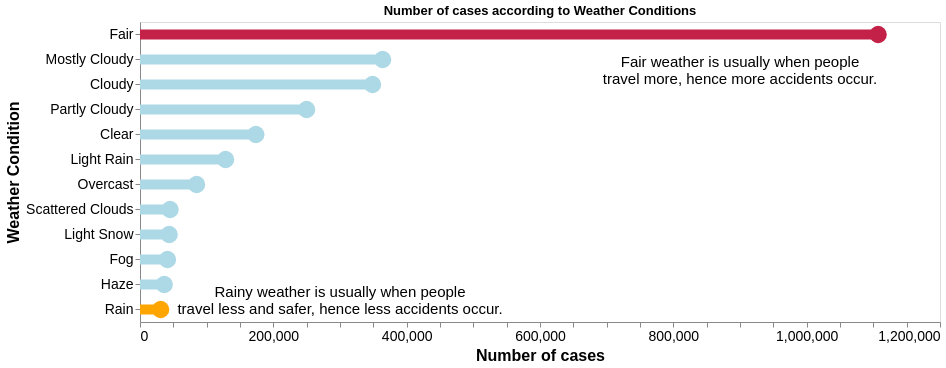

The specification (Vega-Lite) saved for this image:
### Vega-Lite specification from a JSON file in a GitHub repository (floating-point values rounded to 4 significant figures)
{"$schema": "https://vega.github.io/schema/vega-lite/v5.json", "title": "Number of cases according to Weather Conditions", "width": 800, "height": 300, "padding": 5, "data": {"values": [{"category": "Fair", "amount": 1107194}, {"category": "Mostly Cloudy", "amount": 363959}, {"category": "Cloudy", "amount": 348767}, {"category": "Partly Cloudy", "amount": 249939}, {"category": "Clear", "amount": 173823}, {"category": "Light Rain", "amount": 128403}, {"category": "Overcast", "amount": 84882}, {"category": "Scattered Clouds", "amount": 45132}, {"category": "Light Snow", "amount": 43752}, {"category": "Fog", "amount": 41226}, {"category": "Haze", "amount": 36354}, {"category": "Rain", "amount": 31044}]}, "layer": [{"params": [{"name": "highlight", "select": {"type": "point", "on": "mouseover"}}, {"name": "select", "select": "point"}], "mark": {"type": "bar", "size": 10, "stroke": "black"}, "encoding": {"y": {"field": "category", "type": "ordinal", "title": "Weather Condition", "sort": "-x", "axis": {"titleColor": "black", "titleFontSize": 16, "labelColor": "black", "labelFontSize": 14}}, "x": {"aggregate": "sum", "field": "amount", "title": "Number of cases", "axis": {"titleColor": "black", "titleFontSize": 16, "labelColor": "black", "labelFontSize": 14, "grid": false}}, "fillOpacity": {"condition": {"param": "select", "value": 1}, "value": 0.3}, "strokeWidth": {"condition": [{"param": "select", "empty": false, "value": 1}, {"param": "highlight", "empty": false, "value": 1}], "value": 0}, "tooltip": [{"field": "category", "type": "nominal", "title": "Weather Condition"}, {"field": "amount", "type": "quantitative", "title": "Number of cases"}], "color": {"legend": null, "field": "category", "type": "nominal", "scale": {"domain": ["Fair", "Mostly Cloudy", "Cloudy", "Partly Cloudy", "Clear", "Light Rain", "Overcast", "Scattered Clouds", "Light Snow", "Fog", "Haze", "Rain"], "range": ["#c32148", "#ADD8E6", "#ADD8E6", "#ADD8E6", "#ADD8E6", "#ADD8E6", "#ADD8E6", "#ADD8E6", "#ADD8E6", "#ADD8E6", "#ADD8E6", "#FFA500"]}}}}, {"mark": {"type": "point", "size": 300, "filled": true}, "encoding": {"y": {"field": "category", "type": "ordinal", "title": "Weather Condition", "sort": "-x"}, "x": {"aggregate": "sum", "field": "amount"}, "tooltip": [{"field": "category", "type": "nominal", "title": "Weather Condition"}, {"field": "amount", "type": "quantitative", "title": "Number of Cases"}], "color": {"legend": null, "field": "category", "type": "nominal", "scale": {"domain": ["Fair", "Mostly Cloudy", "Cloudy", "Partly Cloudy", "Clear", "Light Rain", "Overcast", "Scattered Clouds", "Light Snow", "Fog", "Haze", "Rain"], "range": ["#7B68EE", "#A9A9A9", "#FFA500", "#A9A9A9", "#A9A9A9", "#A9A9A9", "#A9A9A9", "#FF1493", "#A9A9A9", "#A9A9A9", "#A9A9A9", "#A9A9A9"]}}}}, {"transform": [{"filter": "datum.category == 'Fair'"}, {"calculate": "'Fair weather is usually when people;travel more, hence more accidents occur.'", "as": "text_annotation_raw"}, {"calculate": "split(datum.text_annotation_raw,';')", "as": "text_annotation"}], "mark": {"type": "text", "dx": 200, "dy": -110}, "encoding": {"text": {"field": "text_annotation"}, "color": {"value": "#000000"}, "size": {"value": 15}}}, {"transform": [{"filter": "datum.category == 'Rain'"}, {"calculate": "'Rainy weather is usually when people;travel less and safer, hence less accidents occur.'", "as": "text_annotation_raw"}, {"calculate": "split(datum.text_annotation_raw,';')", "as": "text_annotation"}], "mark": {"type": "text", "dx": -200, "dy": 120}, "encoding": {"text": {"field": "text_annotation"}, "color": {"value": "#000000"}, "size": {"value": 15}}}]}
